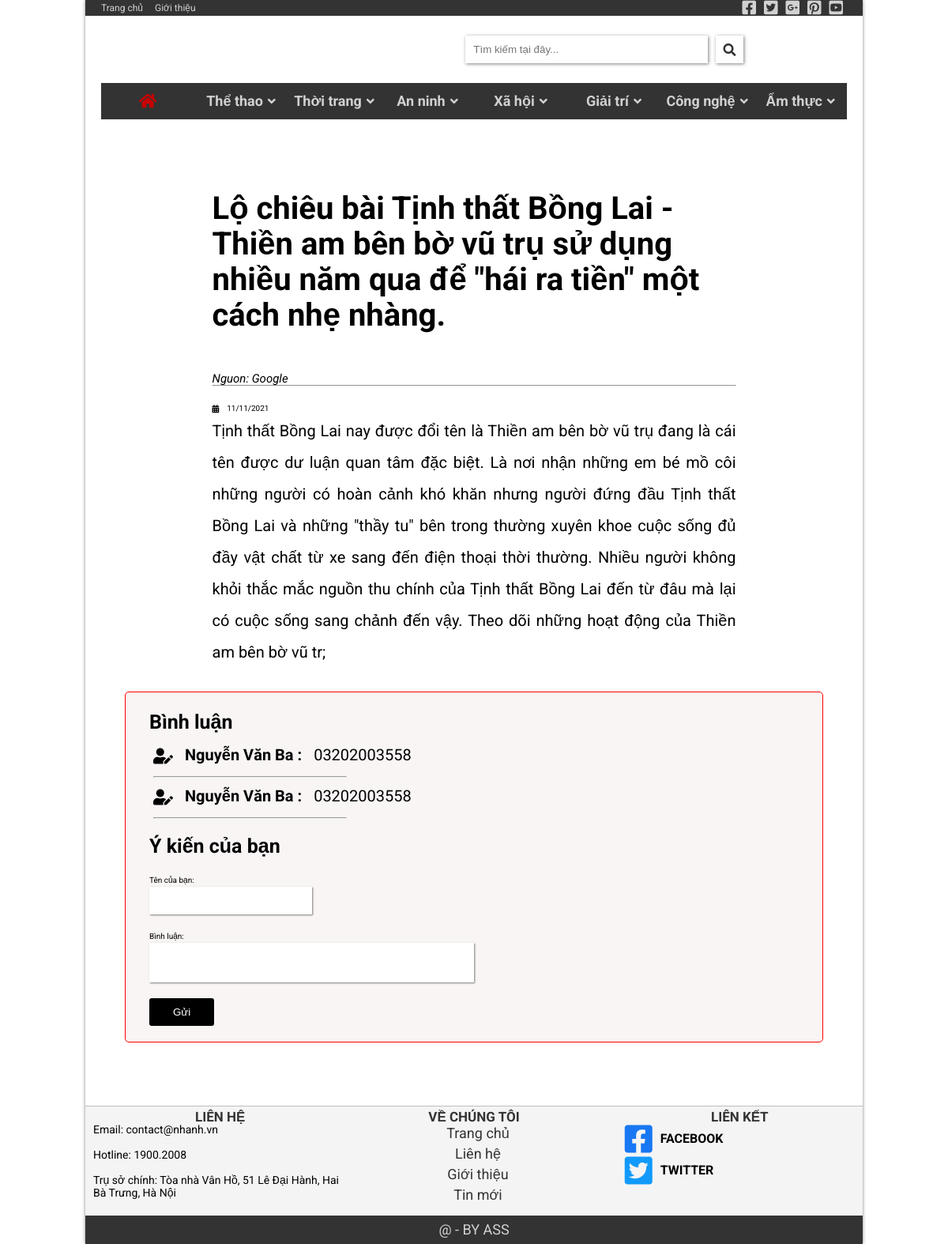
Page /index_news.php?ID=19 on the committed database.
### tables this page shows
CREATE TABLE `tinmoi` (
  `ID` int(11) NOT NULL,
  `titlenew` varchar(256) DEFAULT NULL,
  `imagenew` varchar(500) DEFAULT NULL,
  `timenew` varchar(500) DEFAULT NULL,
  `detailsnew` longtext DEFAULT NULL
);

CREATE TABLE `comment` (
  `name` varchar(256) NOT NULL,
  `cmt` text NOT NULL
);

### index_news.php (the view, shortened to what this page needs)
<!DOCTYPE html>
<html lang="en">
<head>
    <link rel="stylesheet" href="./assets/css/grid.css">
    <link rel="stylesheet" href="./assets/css/base.css">
    <link rel="stylesheet" href="./assets/css/style.css">
    <link rel="stylesheet" href="./assets/css/responsive.css">
    <link rel="stylesheet" href="./assets/fonts/fontawesome-free-5.15.4/css/all.min.css">
</head>
<body>
    <div class="app grid wide">
        <div class="header">
            <div class="header__navbar">
                <ul class="header__navbar-left m-8 c-12">
                    <li class="header__navbar-left-item">
                        <a href="index.php" class="header__navbar-right-link">Trang chủ</a>
                    </li>
                    <li class="header__navbar-left-item">
                        <a href="index_introduce.php" class="header__navbar-right-link">Giới thiệu</a>
                    </li>
                </ul>
                <ul class="header__navbar-right m-4 c-0">
                    <li class="header__navbar-right-item">
                        <a href="" class="header__navbar-left-link">
                            <i class="header__navbar-right-icon fab fa-facebook-square"></i>
                        </a>
                    </li>
                    <li class="header__navbar-right-item">
                        <a href="" class="header__navbar-left-link">
                            <i class="header__navbar-right-icon fab fa-twitter-square"></i>
                        </a>
                    </li>
                    <li class="header__navbar-right-item">
                        <a href="" class="header__navbar-left-link">
                            <i class="header__navbar-right-icon fab fa-google-plus-square"></i>
                        </a>
                    </li>
                    <li class="header__navbar-right-item">
                        <a href="" class="header__navbar-left-link">
                            <i class="header__navbar-right-icon fab fa-pinterest-square"></i>
                        </a>
                    </li>
                    <li class="header__navbar-right-item">
                        <a href="" class="header__navbar-left-link">
                            <i class="header__navbar-right-icon fab fa-youtube-square"></i>
                        </a>
                    </li>
                </ul>
            </div>
            <div class="header__banner">
                <div class="header__banner-logo">
                </div>
                <div class="header__banner-search">
                    <input type="text" class="header__banner-search-input" placeholder="Tìm kiếm tại đây...">
                    <span class="header__banner-search-btn" style="position: relative;">
                        <i class="fas fa-search"></i>
                    </span>
                </div>
            </div>
            <ul class="header__menu m-0 c-0">
                <li class="header__menu-item">
                        <i class="header__menu-item-home-icon fas fa-home"></i>
                </li>
                <li class="header__menu-item">
                    <h3 class="header__menu-item-title">Thể thao</h3>
                    <i class="header__menu-item-icon fas fa-angle-down"></i>
                </li>
                <li class="header__menu-item">
                    <h3 class="header__menu-item-title">Thời trang</h3>
                    <i class="header__menu-item-icon fas fa-angle-down"></i>
                </li>
                <li class="header__menu-item">
                    <h3 class="header__menu-item-title">An ninh</h3>
                    <i class="header__menu-item-icon fas fa-angle-down"></i>
                </li>
                <li class="header__menu-item">
                    <h3 class="header__menu-item-title">Xã hội</h3>
                    <i class="header__menu-item-icon fas fa-angle-down"></i>
                </li>
                <li class="header__menu-item">
                    <h3 class="header__menu-item-title">Giải trí</h3>
                    <i class="header__menu-item-icon fas fa-angle-down"></i>
                </li>
                <li class="header__menu-item">
                    <h3 class="header__menu-item-title">Công nghệ</h3>
                    <i class="header__menu-item-icon fas fa-angle-down"></i>
                </li>
                <li class="header__menu-item">
                    <h3 class="header__menu-item-title">Ẩm thực</h3>
                    <i class="header__menu-item-icon fas fa-angle-down"></i>
                </li>
            </ul>
        </div>
        <div class="main" style=" padding: 50px;">
            <div class="app" style="display: flex;">
                <?php
                    $conn = mysqli_connect("localhost","root","","datanews");
                    $ID = '';
                    if (isset($_GET['ID'])) {
                        $ID = $_GET['ID'];
                        $sql = "SELECT * FROM tinmoi WHERE ID = {$ID}";
                        $exe = mysqli_query($conn, $sql);
                        if ($exe) {
                            $result = mysqli_fetch_assoc($exe);
                        }
                    }
                ?>
                <div class="main__content l-9 m-12 c-12">
                        <h1 class="main__content__title"><?php echo $result['titlenew']; ?></h1>
                        <p class="sub-img"><i>Nguon: Google</i></p>
                        <hr>
                    <div class="main__content__calendar">
                        <i class="fa fa-calendar-alt"></i>
                        <p><?php echo $result['timenew'];  ?></p>
                    </div>
                    <p class="main__content__text"><?php echo $result['detailsnew'] ?>; </p>
                </div>
            </div>
            <div class="exchange">
                <div class="recomment">
                    <h2 class="recomment__title">Bình luận</h2>
                    <ul class="recomment__list">
                        <?php
                            $conn = mysqli_connect("localhost","root","","datanews");
                            $query=mysqli_query($conn,"select * from `comment`");
                            while($row=mysqli_fetch_array($query)){
                            ?>
                            <li class="recomment__member">
                                <i class="fas fa-user-edit"></i>
                                <p><b><?php echo $row['name']; ?> : </b></p>
                                <p><?php echo $row['cmt']; ?></p>
                            </li>
                            <hr>
                        <?php
                        }
                        ?>
                    </ul>
                </div>
                <div class="comment">
                    <form action="http://localhost/News/index_news.php?ID=<?php echo $ID;?>" method="POST">
                        <h2 class="comment__title">Ý kiến của bạn</h2>
                            <div class="comment__inf">
                                <div class="comment__inf__name">
                                    <label class="comment__inf__lb" for="yname">Tên của bạn:</label><br>
                                    <input class="comment__inf__inp" type="text" name="name">
                                </div>
                            <div class="comment__text">
                                <label class="comment__text__lb" for="message">Bình luận:</label><br>
                                <input class="comment__text__inp" type="text" name="cmt">
                            </div>
                            <div class="comment__button">
                                <button type="submit" class="comment__btn">Gửi</button>
                            </div>
                        </div>
                    </form>
                </div>
            </div>
        </div>
        <div class="footer">
            <div class="footer__content">
                <div class="footer__content-right l-4 m-6 c-12">
                    <h3 class="footer__content-title">LIÊN HỆ</h3>
                    <p>Email: contact@nhanh.vn</p><br>
                    <p>Hotline: 1900.2008</p><br>
                    <p>Trụ sở chính: Tòa nhà Vân Hồ, 51 Lê Đại Hành, Hai Bà Trưng, Hà Nội</p><br>
                </div>
                <div class="footer__content-center l-4 m-6 c-12">
                    <h3 class="footer__content-title">VỀ CHÚNG TÔI</h3>
                    <ul class="footer__content-list">
                        <li class="footer__content-item">Trang chủ</li>
                        <li class="footer__content-item">Liên hệ</li>
                        <li class="footer__content-item">Giới thiệu</li>
                        <li class="footer__content-item">Tin mới</li>
                    </ul>
                </div>
                <div class="footer__content-left l-4 m-6 c-12">
                    <h3 class="footer__content-title">LIÊN KẾT</h3>
                    <div class="footer__content-left-contact">
                        <i class="icon-facebook fab fa-facebook-square"></i>
                        <h3>FACEBOOK</h3>
                    </div>
                    <div class="footer__content-left-contact">
                        <i class="icon-twitter fab fa-twitter-square"></i>
                        <h3>TWITTER</h3>
                    </div>
                </div>
            </div>
            <div class="footer__end">
                <h3>@ - BY ASS</h3>
            </div>
        </div>
    </div>
</body>
</html>

### assets/css/grid.css (style rules this page uses)
.grid { width: 100%; display: block; padding: 0; }
.grid.wide { max-width: 1200px; margin: 0 auto; box-shadow: 0px 0px 4px rgb(0 0 0 / 50%); }
.c-0 { display: none; }
.c-12 { flex: 0 0 100%; max-width: 100%; }
@media (min-width: 740px) { .m-0 { display: none; } }
@media (min-width: 740px) { .m-1, .m-2, .m-3, .m-4, .m-5, .m-6, .m-7, .m-8, .m-9, .m-10, .m-11, .m-12 { display: block; } }
@media (min-width: 740px) { .m-4 { flex: 0 0 33.33333%; max-width: 33.33333%; } }
@media (min-width: 740px) { .m-6 { flex: 0 0 50%; max-width: 50%; } }
@media (min-width: 740px) { .m-8 { flex: 0 0 66.66667%; max-width: 66.66667%; } }
@media (min-width: 740px) { .m-12 { flex: 0 0 100%; max-width: 100%; } }
@media (min-width: 1113px) { .l-1, .l-2, .l-2-4, .l-3, .l-4, .l-5, .l-6, .l-7, .l-8, .l-9, .l-10, .l-11, .l-12 { display: block; } }
@media (min-width: 1113px) { .l-4 { flex: 0 0 33.33333%; max-width: 33.33333%; } }
@media (min-width: 1113px) { .l-9 { flex: 0 0 75%; max-width: 75%; } }
@media (min-width: 1024px) and (max-width: 1239px) { .wide { width: 984px; } }
@media (min-width: 1024px) and (max-width: 1239px) { .wide .l-1, .wide .l-2, .wide .l-2-4, .wide .l-3, .wide .l-4, .wide .l-5, .wide .l-6, .wide .l-7, .wide .l-8, .wide .l-9, .wide .l-10, .wide .l-11, .wide .l-12 { display: block; } }
@media (min-width: 1024px) and (max-width: 1239px) { .wide .l-4 { flex: 0 0 33.33333%; max-width: 33.33333%; } }
@media (min-width: 1024px) and (max-width: 1239px) { .wide .l-9 { flex: 0 0 75%; max-width: 75%; } }

### assets/css/base.css (style rules this page uses)
:root { --black-color: #000; --white-color: #fff; --primary-color: #333333; --text-color: #D1D1D1; --hover-color: #C80000; }
* { box-sizing: inherit; }
html { font-size: 62.5%; line-height: 1.6rem; font-family: 'Roboto', sans-serif; box-sizing: border-box; }
.icon-facebook { color: #1877F2; }
.icon-twitter { color: #119AFB; }

### index_news.php (style rules this page uses)
.main__content { width: 100%; max-width: 1100px; margin: 0 auto; }
.main__content__title { font-size: 4rem; margin: 40px 0; line-height: 4.5rem; }
.sub-img { font-size: 1.5rem; margin-top: 10px; }
.main__content__calendar { margin-top: 20px; display: flex; align-items: center; }
.main__content__calendar p { margin-left: 10px; }
.main__content__text { text-align: justify; font-size: 2rem; line-height: 4rem; }
.comment { margin-top: 20px; }
.comment__title { font-size: 2.5rem; line-height: 3rem; }
.comment__inf { margin-top: 20px; }
.comment__inf__inp { width: 25%; outline: none; height: 35px; border: none; box-shadow: 1px 1px 2px rgba(0, 0, 0, 0.5); }
.comment__text { margin-top:20px; }
.comment__text__inp { width: 50%; height: 50px; box-shadow: 1px 1px 2px rgba(0, 0, 0, 0.5); outline: none; border: none; }
.comment__btn { border: none; margin-top: 20px; padding: 10px 30px; background-color: #000; color: #fff; border-radius: 3px; }
.recomment__title { font-size: 2.5rem; padding: 10px 0; }
.recomment__list { list-style: none; padding-left: 5px; }
.recomment__list hr { width: 30%; margin-left: 0px; }
.recomment__member { display: flex; font-size: 2rem; padding: 15px 0; }
.recomment__member p { margin-left: 15px; }
.exchange { border-radius: 5px; border: 1px solid red; width: 100%; max-width: 1100px; margin: 30px auto; padding: 20px 30px; background-color: #F9F5F5; }

### rows in the picture
tinmoi: titlenew "Lộ chiêu bài Tịnh thất Bồng Lai - Thiền am bên bờ vũ trụ sử dụng nhiều năm qua để \"hái ra tiền\" một cách nhẹ nhàng.", timenew "11/11/2021", detailsnew "Tịnh thất Bồng Lai nay được đổi tên là Thiền am bên bờ vũ trụ đang là cái tên được dư luận quan tâm đặc biệt. Là nơi nhận những em bé mồ côi những người có hoàn cảnh khó khăn nhưng người đứng đầu Tịnh thất Bồng Lai và những \"thầy tu\" bên trong thường xuyên khoe cuộc sống đủ đầy vật chất từ xe sang đến điện thoại thời thường. Nhiều người không khỏi thắc mắc nguồn thu chính của Tịnh thất Bồng Lai đến từ đâu mà lại có cuộc sống sang chảnh đến vậy. Theo dõi những hoạt động của Thiền am bên bờ vũ tr"
comment: name "Nguyễn Văn Ba", cmt "03202003558"
comment: name "Nguyễn Văn Ba", cmt "03202003558"
